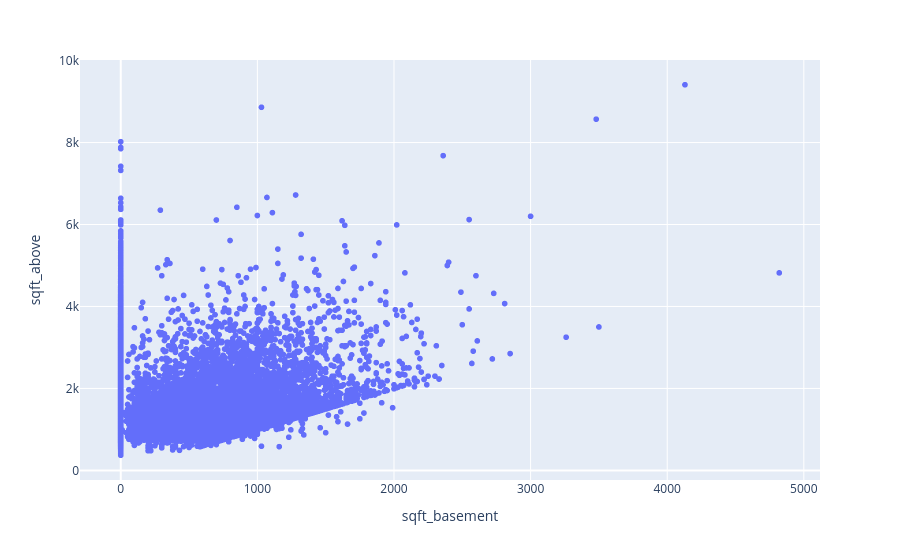

The notebook cell saved with this chart:
### Code cell
px.scatter(df_import, x='sqft_basement', y='sqft_above') 

# The straight line is houses where sqft_basement = sqft_above
# So logically, most houses have sqft_above > sqft_basement, rarely vice versa

### Figure 1 — Plotly figure (JSON) as saved in the notebook; plotly's stock layout.template omitted (floating-point values rounded to 4 significant figures; data arrays with more than 128 entries replaced by an {"elided": "..."} marker saying what was removed)
{"data": [{"hovertemplate": "sqft_basement=%{x}<br>sqft_above=%{y}<extra></extra>", "legendgroup": "", "marker": {"color": "#636efa", "symbol": "circle"}, "mode": "markers", "name": "", "showlegend": false, "type": "scattergl", "x": {"elided": "21597 int values"}, "xaxis": "x", "y": {"elided": "21597 int values"}, "yaxis": "y"}], "layout": {"legend": {"tracegroupgap": 0}, "margin": {"t": 60}, "xaxis": {"anchor": "y", "domain": [0, 1], "title": {"text": "sqft_basement"}}, "yaxis": {"anchor": "x", "domain": [0, 1], "title": {"text": "sqft_above"}}}}
